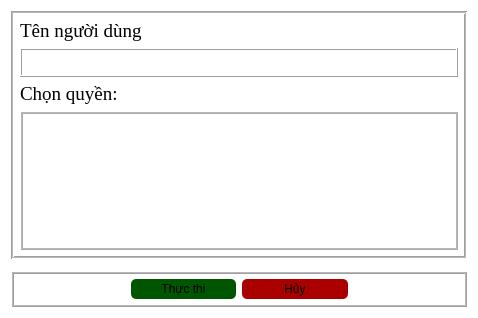
<?xml version="1.0" encoding="UTF-8"?>
<ui version="4.0">
 <class>Dialog</class>
 <widget class="QDialog" name="Dialog">
  <property name="windowModality">
   <enum>Qt::WindowModality::NonModal</enum>
  </property>
  <property name="geometry">
   <rect>
    <x>0</x>
    <y>0</y>
    <width>478</width>
    <height>318</height>
   </rect>
  </property>
  <property name="palette">
   <palette>
    <active>
     <colorrole role="WindowText">
      <brush brushstyle="SolidPattern">
       <color alpha="255">
        <red>0</red>
        <green>0</green>
        <blue>0</blue>
       </color>
      </brush>
     </colorrole>
     <colorrole role="Button">
      <brush brushstyle="SolidPattern">
       <color alpha="255">
        <red>226</red>
        <green>226</green>
        <blue>226</blue>
       </color>
      </brush>
     </colorrole>
     <colorrole role="Text">
      <brush brushstyle="SolidPattern">
       <color alpha="255">
        <red>0</red>
        <green>0</green>
        <blue>0</blue>
       </color>
      </brush>
     </colorrole>
     <colorrole role="ButtonText">
      <brush brushstyle="SolidPattern">
       <color alpha="255">
        <red>0</red>
        <green>0</green>
        <blue>0</blue>
       </color>
      </brush>
     </colorrole>
     <colorrole role="Base">
      <brush brushstyle="SolidPattern">
       <color alpha="255">
        <red>255</red>
        <green>255</green>
        <blue>255</blue>
       </color>
      </brush>
     </colorrole>
     <colorrole role="Window">
      <brush brushstyle="SolidPattern">
       <color alpha="255">
        <red>255</red>
        <green>255</green>
        <blue>255</blue>
       </color>
      </brush>
     </colorrole>
     <colorrole role="Highlight">
      <brush brushstyle="SolidPattern">
       <color alpha="255">
        <red>11</red>
        <green>202</green>
        <blue>255</blue>
       </color>
      </brush>
     </colorrole>
     <colorrole role="HighlightedText">
      <brush brushstyle="SolidPattern">
       <color alpha="255">
        <red>0</red>
        <green>0</green>
        <blue>0</blue>
       </color>
      </brush>
     </colorrole>
     <colorrole role="AlternateBase">
      <brush brushstyle="SolidPattern">
       <color alpha="255">
        <red>85</red>
        <green>170</green>
        <blue>255</blue>
       </color>
      </brush>
     </colorrole>
    </active>
    <inactive>
     <colorrole role="WindowText">
      <brush brushstyle="SolidPattern">
       <color alpha="255">
        <red>0</red>
        <green>0</green>
        <blue>0</blue>
       </color>
      </brush>
     </colorrole>
     <colorrole role="Button">
      <brush brushstyle="SolidPattern">
       <color alpha="255">
        <red>226</red>
        <green>226</green>
        <blue>226</blue>
       </color>
      </brush>
     </colorrole>
     <colorrole role="Text">
      <brush brushstyle="SolidPattern">
       <color alpha="255">
        <red>0</red>
        <green>0</green>
        <blue>0</blue>
       </color>
      </brush>
     </colorrole>
     <colorrole role="ButtonText">
      <brush brushstyle="SolidPattern">
       <color alpha="255">
        <red>0</red>
        <green>0</green>
        <blue>0</blue>
       </color>
      </brush>
     </colorrole>
     <colorrole role="Base">
      <brush brushstyle="SolidPattern">
       <color alpha="255">
        <red>255</red>
        <green>255</green>
        <blue>255</blue>
       </color>
      </brush>
     </colorrole>
     <colorrole role="Window">
      <brush brushstyle="SolidPattern">
       <color alpha="255">
        <red>255</red>
        <green>255</green>
        <blue>255</blue>
       </color>
      </brush>
     </colorrole>
     <colorrole role="Highlight">
      <brush brushstyle="SolidPattern">
       <color alpha="255">
        <red>11</red>
        <green>202</green>
        <blue>255</blue>
       </color>
      </brush>
     </colorrole>
     <colorrole role="HighlightedText">
      <brush brushstyle="SolidPattern">
       <color alpha="255">
        <red>0</red>
        <green>0</green>
        <blue>0</blue>
       </color>
      </brush>
     </colorrole>
     <colorrole role="AlternateBase">
      <brush brushstyle="SolidPattern">
       <color alpha="255">
        <red>85</red>
        <green>170</green>
        <blue>255</blue>
       </color>
      </brush>
     </colorrole>
    </inactive>
    <disabled>
     <colorrole role="Button">
      <brush brushstyle="SolidPattern">
       <color alpha="255">
        <red>226</red>
        <green>226</green>
        <blue>226</blue>
       </color>
      </brush>
     </colorrole>
     <colorrole role="Base">
      <brush brushstyle="SolidPattern">
       <color alpha="255">
        <red>255</red>
        <green>255</green>
        <blue>255</blue>
       </color>
      </brush>
     </colorrole>
     <colorrole role="Window">
      <brush brushstyle="SolidPattern">
       <color alpha="255">
        <red>255</red>
        <green>255</green>
        <blue>255</blue>
       </color>
      </brush>
     </colorrole>
     <colorrole role="HighlightedText">
      <brush brushstyle="SolidPattern">
       <color alpha="255">
        <red>0</red>
        <green>0</green>
        <blue>0</blue>
       </color>
      </brush>
     </colorrole>
     <colorrole role="AlternateBase">
      <brush brushstyle="SolidPattern">
       <color alpha="255">
        <red>85</red>
        <green>170</green>
        <blue>255</blue>
       </color>
      </brush>
     </colorrole>
    </disabled>
   </palette>
  </property>
  <property name="acceptDrops">
   <bool>true</bool>
  </property>
  <property name="windowTitle">
   <string>Dialog</string>
  </property>
  <property name="windowIcon">
   <iconset resource="../resources.qrc">
    <normaloff>:/images/ui/images/icon_remove_background.png</normaloff>:/images/ui/images/icon_remove_background.png</iconset>
  </property>
  <property name="styleSheet">
   <string notr="true"/>
  </property>
  <layout class="QVBoxLayout" name="verticalLayout_4">
   <property name="spacing">
    <number>12</number>
   </property>
   <item>
    <widget class="QFrame" name="verticalFrame_2">
     <property name="sizePolicy">
      <sizepolicy hsizetype="Preferred" vsizetype="Preferred">
       <horstretch>0</horstretch>
       <verstretch>0</verstretch>
      </sizepolicy>
     </property>
     <property name="frameShape">
      <enum>QFrame::Shape::Box</enum>
     </property>
     <property name="frameShadow">
      <enum>QFrame::Shadow::Sunken</enum>
     </property>
     <property name="midLineWidth">
      <number>1</number>
     </property>
     <layout class="QVBoxLayout" name="verticalLayout_3">
      <property name="leftMargin">
       <number>6</number>
      </property>
      <property name="topMargin">
       <number>6</number>
      </property>
      <property name="rightMargin">
       <number>6</number>
      </property>
      <property name="bottomMargin">
       <number>6</number>
      </property>
      <item>
       <widget class="QLabel" name="label">
        <property name="font">
         <font>
          <family>Times New Roman</family>
          <pointsize>14</pointsize>
         </font>
        </property>
        <property name="text">
         <string>Tên người dùng</string>
        </property>
       </widget>
      </item>
      <item>
       <widget class="QFrame" name="verticalFrame_3">
        <property name="frameShape">
         <enum>QFrame::Shape::Box</enum>
        </property>
        <property name="frameShadow">
         <enum>QFrame::Shadow::Raised</enum>
        </property>
        <layout class="QVBoxLayout" name="verticalLayout_2">
         <property name="leftMargin">
          <number>0</number>
         </property>
         <property name="topMargin">
          <number>0</number>
         </property>
         <property name="rightMargin">
          <number>0</number>
         </property>
         <property name="bottomMargin">
          <number>0</number>
         </property>
         <item>
          <widget class="QLineEdit" name="lineEdit">
           <property name="font">
            <font>
             <family>Times New Roman</family>
             <pointsize>12</pointsize>
            </font>
           </property>
           <property name="frame">
            <bool>false</bool>
           </property>
          </widget>
         </item>
        </layout>
       </widget>
      </item>
      <item>
       <widget class="QLabel" name="label_2">
        <property name="font">
         <font>
          <family>Times New Roman</family>
          <pointsize>14</pointsize>
         </font>
        </property>
        <property name="text">
         <string>Chọn quyền:</string>
        </property>
       </widget>
      </item>
      <item>
       <widget class="QListView" name="listView">
        <property name="styleSheet">
         <string notr="true">
QListView::item:alternate {
    background: #EEEEEE;
}

QListView::item:selected {
    border: 1px solid #6a6ea9;
}

QListView::item:selected:!active {
    background: qlineargradient(x1: 0, y1: 0, x2: 0, y2: 1,
                                stop: 0 #ABAFE5, stop: 1 #8588B2);
}

QListView::item:selected:active {
    background: qlineargradient(x1: 0, y1: 0, x2: 0, y2: 1,
                                stop: 0 #6a6ea9, stop: 1 #888dd9);
}

QListView::item:hover {
    background: qlineargradient(x1: 0, y1: 0, x2: 0, y2: 1,
                                stop: 0 #FAFBFE, stop: 1 #DCDEF1);
}

QListView {
    show-decoration-selected: 1; /* make the selection span the entire width of the view */
	background:rgb(255, 255, 255)
}</string>
        </property>
        <property name="frameShape">
         <enum>QFrame::Shape::Box</enum>
        </property>
        <property name="frameShadow">
         <enum>QFrame::Shadow::Raised</enum>
        </property>
        <property name="lineWidth">
         <number>1</number>
        </property>
        <property name="midLineWidth">
         <number>1</number>
        </property>
        <property name="selectionMode">
         <enum>QAbstractItemView::SelectionMode::ExtendedSelection</enum>
        </property>
       </widget>
      </item>
     </layout>
    </widget>
   </item>
   <item>
    <widget class="QFrame" name="verticalFrame">
     <property name="sizePolicy">
      <sizepolicy hsizetype="Preferred" vsizetype="Minimum">
       <horstretch>0</horstretch>
       <verstretch>0</verstretch>
      </sizepolicy>
     </property>
     <property name="styleSheet">
      <string notr="true">#perform_button::hover{
background-color: rgb(0, 116, 0);
}

#perform_button {
background-color:rgb(0, 85, 0);
border:none;
padding:3px;
border-radius:5px;
}

#cancel_button::hover{
background-color:rgb(200, 0, 0)
}
#cancel_button {
background-color:rgb(170, 0, 0);
border:none;
padding:3px;
border-radius:5px;
}

.QPushButton {
background:transparent;
border:none
}
</string>
     </property>
     <property name="frameShape">
      <enum>QFrame::Shape::Box</enum>
     </property>
     <property name="frameShadow">
      <enum>QFrame::Shadow::Raised</enum>
     </property>
     <property name="midLineWidth">
      <number>1</number>
     </property>
     <layout class="QHBoxLayout" name="horizontalLayout">
      <property name="leftMargin">
       <number>5</number>
      </property>
      <property name="topMargin">
       <number>5</number>
      </property>
      <property name="rightMargin">
       <number>5</number>
      </property>
      <property name="bottomMargin">
       <number>5</number>
      </property>
      <item>
       <widget class="QPushButton" name="pushButton_4">
        <property name="text">
         <string/>
        </property>
        <property name="autoDefault">
         <bool>false</bool>
        </property>
        <property name="flat">
         <bool>true</bool>
        </property>
       </widget>
      </item>
      <item>
       <widget class="QPushButton" name="perform_button">
        <property name="sizePolicy">
         <sizepolicy hsizetype="Minimum" vsizetype="Maximum">
          <horstretch>0</horstretch>
          <verstretch>0</verstretch>
         </sizepolicy>
        </property>
        <property name="text">
         <string>Thực thi</string>
        </property>
       </widget>
      </item>
      <item>
       <widget class="QPushButton" name="cancel_button">
        <property name="sizePolicy">
         <sizepolicy hsizetype="Minimum" vsizetype="Maximum">
          <horstretch>0</horstretch>
          <verstretch>0</verstretch>
         </sizepolicy>
        </property>
        <property name="text">
         <string>Hủy</string>
        </property>
       </widget>
      </item>
      <item>
       <widget class="QPushButton" name="pushButton_3">
        <property name="styleSheet">
         <string notr="true"/>
        </property>
        <property name="text">
         <string/>
        </property>
        <property name="autoDefault">
         <bool>false</bool>
        </property>
        <property name="flat">
         <bool>true</bool>
        </property>
       </widget>
      </item>
     </layout>
    </widget>
   </item>
  </layout>
  <zorder>verticalFrame</zorder>
  <zorder>verticalFrame_2</zorder>
 </widget>
 <resources>
  <include location="../resources.qrc"/>
 </resources>
 <connections>
  <connection>
   <sender>cancel_button</sender>
   <signal>clicked()</signal>
   <receiver>Dialog</receiver>
   <slot>reject()</slot>
   <hints>
    <hint type="sourcelabel">
     <x>297</x>
     <y>288</y>
    </hint>
    <hint type="destinationlabel">
     <x>18</x>
     <y>-5</y>
    </hint>
   </hints>
  </connection>
 </connections>
</ui>
